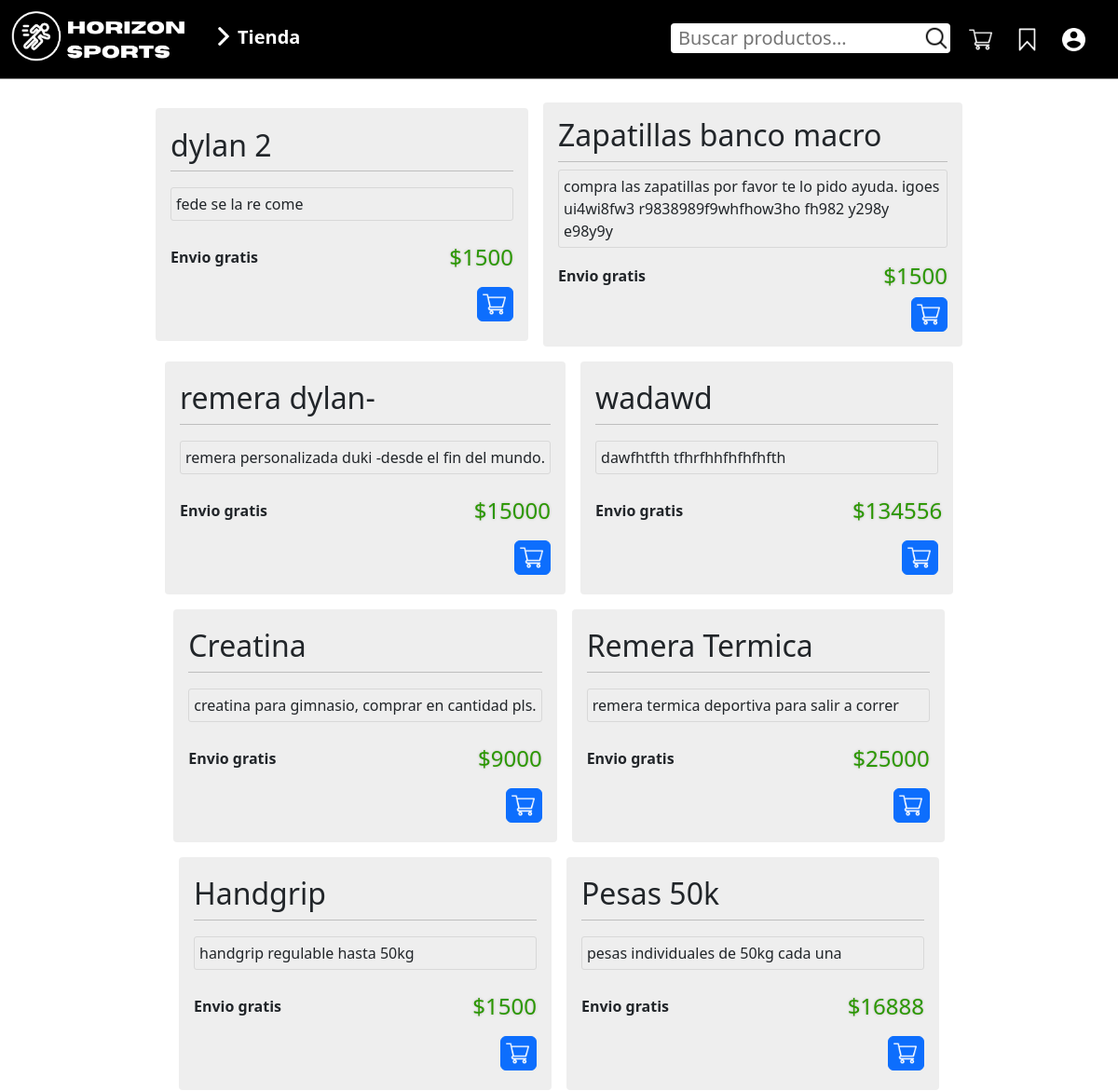
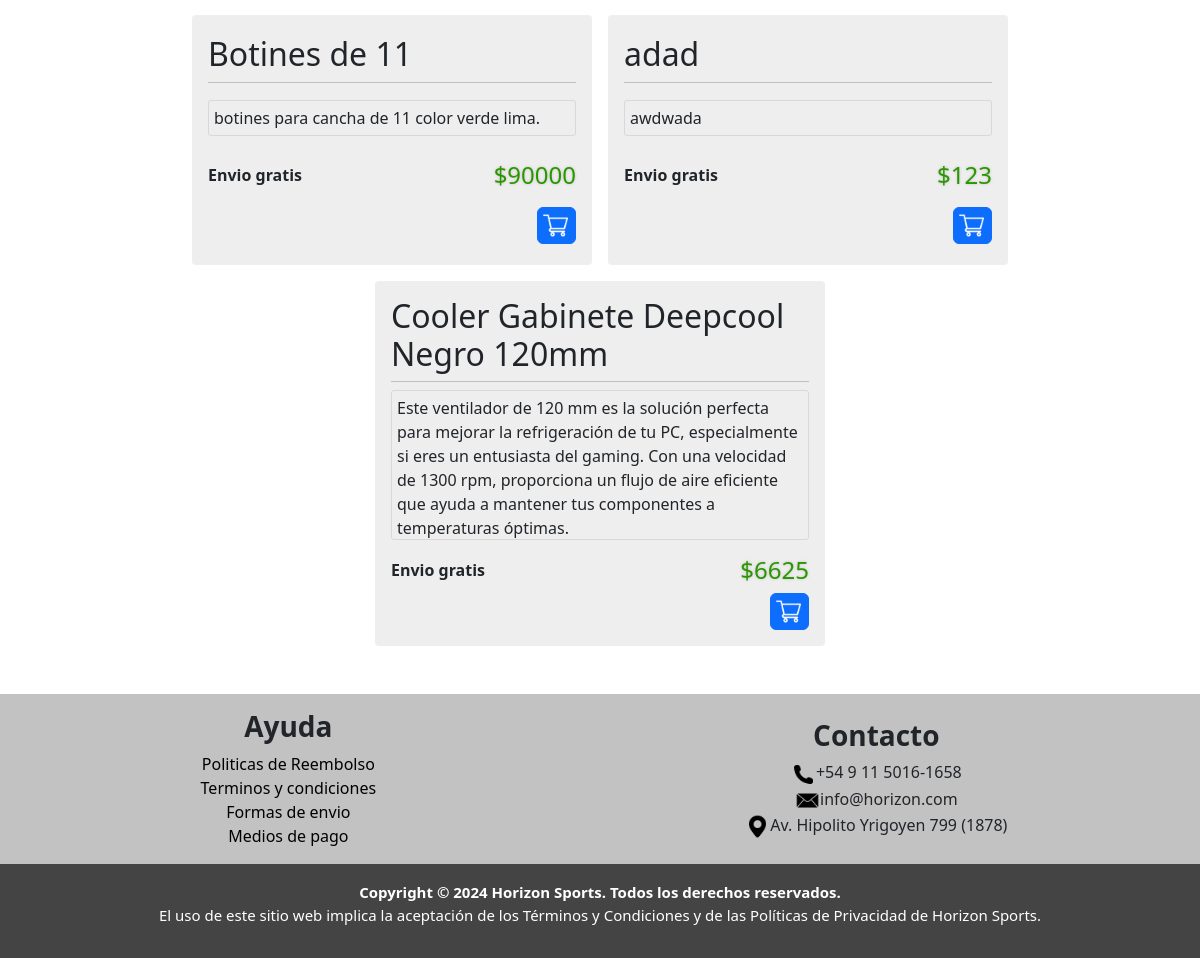
The app's page /pagina/busqueda.php with its own data (2 pictures, top to bottom).
### tables this page shows
CREATE TABLE `productos` (
  `id_productos` int(11) NOT NULL,
  `nombre_producto` varchar(100) NOT NULL,
  `precio` int(50) NOT NULL,
  `descripcion` text NOT NULL,
  `categoria` varchar(50) NOT NULL
);

### pagina/busqueda.php (the view, shortened to what this page needs)
<!DOCTYPE html>
<html lang="es">
<head>
  <link
    href="https://cdn.jsdelivr.net/npm/bootstrap@5.3.3/dist/css/bootstrap.min.css"
    rel="stylesheet"
 />
  <link href="https://fonts.cdnfonts.com/css/codec-pro" rel="stylesheet">
  <link rel="stylesheet" href="index_css/menu.css">
  <link rel="stylesheet" href="index_css/header.css" />
  <link rel="stylesheet" href="index_css/style.css">
</head>
<body id="body" class="h-100 d-flex flex-column">
  <?php
  include("../header.php");
  ?>
  <div class="header-separacion">
  </div>
  <?php
  include("conexion.php");
  $buscar = trim($_POST['buscar']);
  $sql = "SELECT * FROM productos WHERE nombre_producto LIKE '%$buscar%' OR descripcion LIKE '%$buscar%'";
  $resultado = $conn->query($sql);
  if ($resultado->num_rows > 0) {
  ?>
    <div class="content d-flex flex-column">
      <h2 class="container mb-5 h2-resultados">Resultados de la busqueda: <?php echo "<b>" . $buscar . "</b>"; ?> </h2>
      <div class="container d-flex justify-content-center align-items-center flex-wrap gap-3">
        <?php
        while ($row = $resultado->fetch_assoc()) {
          $id_producto = $row['id_productos'];
          $producto = $row['nombre_producto'];
          $precio = $row['precio'];
          $descripcion = $row['descripcion'];
        ?>
          <div class="d-flex justify-content-around align-items-center flex-column rounded-1 p-3 tarjeta-busqueda">
            <h2 class="text-start w-100 pb-2"><?php echo $producto; ?></h2>
            <p class="w-100 text-start"><?php echo $descripcion; ?></p>
            <div class="d-flex justify-content-center align-items-center flex-row w-100">
              <h6 class="w-75 fw-bold">Envio gratis</h6>
              <h4 class="w-25 text-end"><?php echo "$" . $precio; ?></h4>
            </div>
            <div class="d-flex justify-content-end w-100">
              <a href="#?id=<?php echo $id_producto; ?>" class="btn btn-primary d-flex justify-content-center align-content-center">
                <img src="imgs/carrito-de-compras.png" alt="carrito.png">
              </a>
            </div>
          </div>
        <?php
        }
        ?>
      </div>
    </div>
    <footer class="w-100 mt-5">
      <div class="footer-superior d-flex justify-content-around align-items-center flex-row">
        <div class="mt-3">
          <ul class="d-md-flex justify-content-center align-items-center flex-column">
            <li>
              <h3><b>Ayuda</b></h3>
            <li><a href="faq.php">Politicas de Reembolso</a></li>
            <li><a href="tyc.php">Terminos y condiciones</a></li>
            <li><a href="faq.php">Formas de envio</a></li>
            <li><a href="faq.php">Medios de pago</a></li>
          </ul>
        </div>
        <div class="text-end mt-3 me-4">
          <ul class="d-md-flex justify-content-center align-items-center flex-column">
            <li>
              <h3><b>Contacto</b></h3>
            </li>
            <li><img src="imgs/footer/llamar.png" alt="telefono.png">+54 9 11 5016-1658</li>
            <li><img src="imgs/footer/correo.png" alt="correo.png">info@horizon.com</li>
            <li><img src="imgs/footer/pasador-de-ubicacion.png" alt="ubicacion.png">Av. Hipolito Yrigoyen 799 (1878)</li>
          </ul>
        </div>
      </div>
      <div class="footer-inferior text-white text-center p-3">
        <b>Copyright © 2024 Horizon Sports. Todos los derechos reservados.</b>
        <p>El uso de este sitio web implica la aceptación de los Términos y Condiciones y de las Políticas de Privacidad de Horizon Sports.</p>
      </div>
    </footer>
  <?php
  }
  ?>
</body>
</html>

### header.php (shortened to what this page needs)
<header
  class="d-flex justify-content-center align-items-center flex-column p-0 position-fixed flex-md-row">
  <div class="d-none justify-content-center align-items-center d-md-flex sm-horizon">
    <a href="index.php"><img src="imgs/desktop/Desktop.png" alt="icon.png" class="sm-icon" /></a>
  </div>
  <form
    action="busqueda.php"
    method="POST"
    class="d-flex justify-content-center align-items-center flex-row mb-3 p-0 rounded-1">
    <input
      type="search"
      name="buscar"
      placeholder="Buscar productos..."
      class="ps-2 m-0"
      required />
    <button class="rounded-5">
      <img src="imgs/lupa.png" alt="lupa.png" class="p-0 m-0" />
    </button>
  </form>
  <div class="d-none d-md-flex dekstop-menu">
    <p onclick="desplegarDesktop()"><img src="imgs/flecha-derecha.png" alt="flecha">Tienda</p>
    <div class="d-flex user-menu-desktop">
      <ul class="d-flex justify-content-center align-items-center">
        <li><a href="carrito.php"><img src="imgs/carrito-de-compras.png" alt="carrito.png"></a></li>
        <li><a href="#"><img src="imgs/guardado.png" alt="guardado.png"></a></li>
        <li onclick="desplegarPerfil()"><img src="imgs/user.png" alt="inicio.png"></li>
      </ul>
    </div>
  </div>
</header>

### pagina/index_css/menu.css (style rules this page uses)
.dekstop-menu { color: white; }
.dekstop-menu p { font-weight: bold; position: absolute; top: 30px; left: 210px; font-size: 15px; }
.dekstop-menu img { filter: invert(100%); margin-bottom: 5px; margin-right: 5px; width: 20px; }
@media (min-width: 850px) { .dekstop-menu p { top: 25px; left: 230px; font-size: 20px; } }
.user-menu-desktop { position: absolute; right: 30px; top: 30px; }
.user-menu-desktop ul { list-style: none; gap: 20px; }
.user-menu-desktop ul li img { cursor: pointer; width: 25px; height: 25px; }
.user-menu-desktop ul li a img { width: 25px; height: 25px; }

### pagina/index_css/header.css (style rules this page uses)
header { width: 100%; max-width: 100%; height: 115px; background: black; z-index: 10; border-bottom: 1px solid gray; }
header form { background: white; width: 90%; max-width: 300px; }
header form button { cursor: pointer; border: none; background: white; padding: 0; }
img[src="imgs/lupa.png"], img[src="../imgs/lupa.png"] { width: 30px; height: 30px; }
header form input { font-size: 20px; width: 100%; background: none; border: none; }
.header-separacion { width: 100%; height: 150px; }
@media (min-width: 768px) { header { height: 85px; } }
@media (min-width: 768px) { header form { position: absolute; top: 25px; right: 180px; } }
header .sm-icon { background: black; width: 200px; max-width: 100%; position: absolute; left: 10px; top: 10px; }
header .sm-horizon { height: 50px; }

### pagina/index_css/style.css (style rules this page uses)
html, body { height: 100%; margin: 0; }
body { display: flex; flex-direction: column; }
.content { flex: 1; }
body { overflow-x: hidden; }
.h2-resultados { font-family:Verdana, Geneva, Tahoma, sans-serif; color: rgb(185, 185, 185); }
.tarjeta-busqueda { background: #eeeeee; min-height: 250px; min-width: 400px; max-width: 450px; }
.tarjeta-busqueda h2 { border-bottom: 1px solid rgb(190, 190, 190); }
.tarjeta-busqueda p { max-height: 150px; border: 1px solid rgb(216, 216, 216); border-radius: 3px; padding: 5px; }
.tarjeta-busqueda h4 { color: rgb(43, 151, 0); text-shadow: 0px 0px 3px rgb(192, 192, 192); }
.tarjeta-busqueda div a { padding: 5px 7px 5px 5px; }
.tarjeta-busqueda div a img { width: 25px; filter: invert(100%); }
footer { background: black; }
.footer-superior { background: #C2C2C2; }
.footer-superior img { width: 25px; }
.footer-superior ul { list-style: none; }
.footer-superior a { color: black; text-decoration: none; }
.footer-inferior { background: #444444; }
.footer-inferior p, .footer-inferior b { font-size: 15px; }

### records on screen
productos: nombre_producto "dylan 2", descripcion "fede se la re come", precio "1500"
productos: nombre_producto "Zapatillas banco macro", descripcion "compra las zapatillas por favor te lo pido ayuda. igoes ui4wi8fw3 r9838989f9whfhow3ho fh982 y298y e98y9y", precio "1500"
productos: nombre_producto "remera dylan-", descripcion "remera personalizada duki -desde el fin del mundo.", precio "15000"
productos: nombre_producto "wadawd", descripcion "dawfhtfth tfhrfhhfhfhfhfth", precio "134556"
productos: nombre_producto "Creatina", descripcion "creatina para gimnasio, comprar en cantidad pls.", precio "9000"
productos: nombre_producto "Remera Termica", descripcion "remera termica deportiva para salir a correr", precio "25000"
productos: nombre_producto "Handgrip", descripcion "handgrip regulable hasta 50kg", precio "1500"
productos: nombre_producto "Pesas 50k", descripcion "pesas individuales de 50kg cada una", precio "16888"
productos: nombre_producto "Botines de 11", descripcion "botines para cancha de 11 color verde lima.", precio "90000"
productos: nombre_producto "adad", descripcion "awdwada", precio "123"
productos: nombre_producto "Cooler Gabinete Deepcool Negro 120mm", descripcion "Este ventilador de 120 mm es la solución perfecta para mejorar la refrigeración de tu PC, especialmente si eres un entusiasta del gaming. Con una velocidad de 1300 rpm, proporciona un flujo de aire eficiente que ayuda a mantener tus componentes a temperaturas óptimas.", precio "6625"
